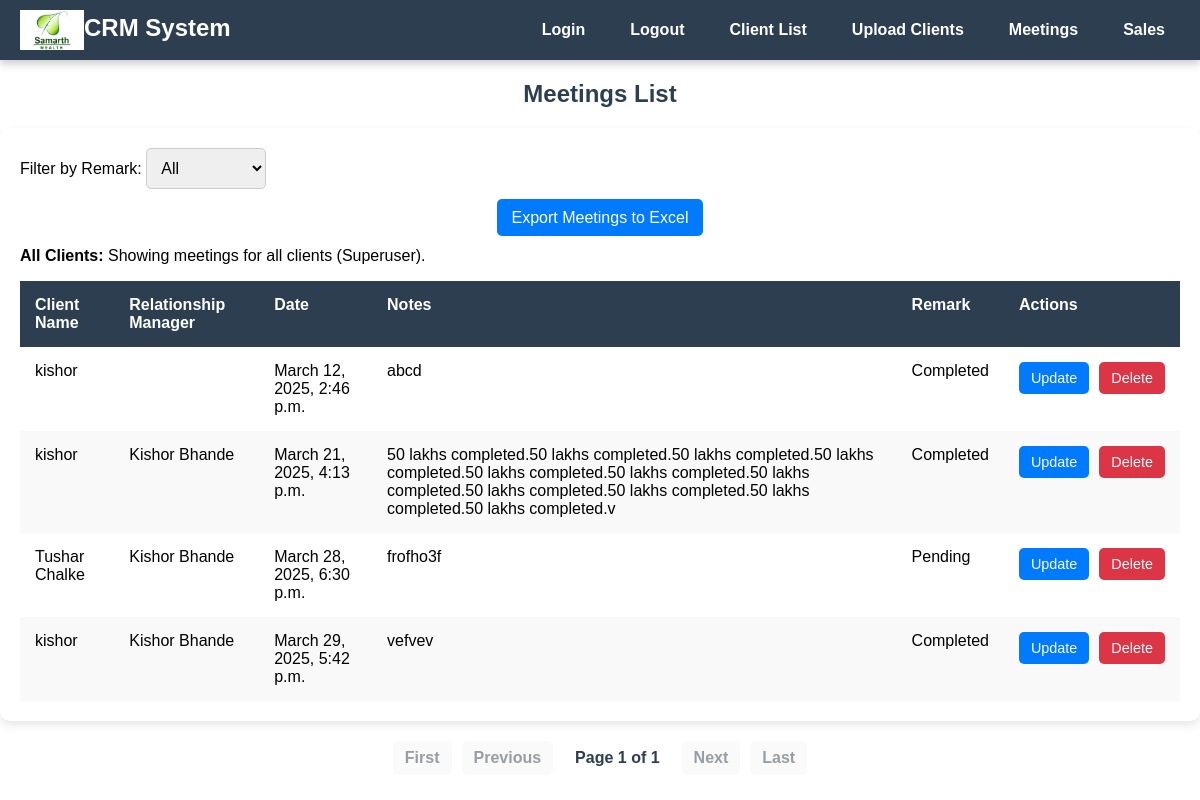
Screenshot of /meetings/ (signed in) with the database file from the repository.
### crm/models.py (models this page shows, shortened)
class Meeting(models.Model):
    client = models.ForeignKey(Client, on_delete=models.CASCADE, related_name='meetings')
    relationship_manager = models.ForeignKey(User, on_delete=models.SET_NULL, null=True, related_name='meetings')
    date = models.DateTimeField()
    notes = models.TextField()
    remark = models.CharField(
        max_length=255,
        choices=[('Completed', 'Completed'), ('Pending', 'Pending')],
        default='Pending'
    )

class Client(models.Model):
    name = models.CharField(max_length=255)
    email = models.EmailField()
    phone = models.CharField(max_length=15)
    pan = models.CharField(max_length=10, blank=True, null=True)  # Added PAN field
    relationship_manager = models.ForeignKey(
        User, on_delete=models.SET_NULL, null=True, related_name='clients'
    )

### crm/views.py (the view, shortened to what this page needs)
# urls.py: path('meetings/', views.meetings_list, name='meetings_list'),
@login_required
def meetings_list(request, client_id=None):
    filter_remark = request.GET.get('remark')  # Get the filter value from the query parameters
    if request.user.is_superuser:
        meetings = Meeting.objects.select_related('client', 'relationship_manager').all()
        client = None  # No specific client for superusers
    if filter_remark in ['Completed', 'Pending']:
        meetings = meetings.filter(remark=filter_remark)
    paginator = Paginator(meetings, 20)  # Show 20 meetings per page
    page_number = request.GET.get('page')
    page_obj = paginator.get_page(page_number)
    return render(request, 'crm/meetings_list.html', {
        'page_obj': page_obj,
        'client': client,
        'filter_remark': filter_remark  # Include the current filter value for the template
    })

### crm/templates/crm/meetings_list.html (shortened to what this page needs)
{% extends 'crm/base.html' %}
{% block content %}
<h2>Meetings List</h2>
<div class="table-container">
    <div class="filter-form">
        <form method="get" action="">
            <label for="remark">Filter by Remark:</label>
            <select name="remark" id="remark" onchange="this.form.submit()">
                <option value="">All</option>
            </select>
        </form>
    </div>
    {% if request.user.is_superuser %}
    <div class="export-buttons" style="text-align: center; margin-bottom: 20px;">
        <a href="{% url 'export_meetings' %}" style="background-color: #007bff; color: white; padding: 10px 15px; border-radius: 5px; text-decoration: none;">
            Export Meetings to Excel
        </a>
    </div>
    {% endif %}
    {% if client %}
        <p><strong>Client:</strong> {{ client.name }}</p>
        <a href="{% url 'add_meeting' client.id %}" class="add-meeting-btn">Add Meeting</a>
    {% else %}
        {% if request.user.is_superuser %}
            <p><strong>All Clients:</strong> Showing meetings for all clients (Superuser).</p>
        {% else %}
            <p><strong>Your Meetings:</strong> Showing all meetings assigned to you across all clients.</p>
        {% endif %}
    {% endif %}
    <table>
        <thead>
            <tr>
                <th>Client Name</th>
                <th>Relationship Manager</th>
                <th>Date</th>
                <th>Notes</th>
                <th>Remark</th>
                <th>Actions</th>
            </tr>
        </thead>
        <tbody>
            {% for meeting in page_obj %}
            <tr>
                <td>{{ meeting.client.name }}</td>
                <td>{{ meeting.relationship_manager.get_full_name }}</td>
                <td>{{ meeting.date }}</td>
                <td>{{ meeting.notes }}</td>
                <td>{{ meeting.remark }}</td>
                <td class="action-buttons">
                    <a href="{% url 'update_meeting' meeting.id %}" class="update">Update</a>
                    <a href="{% url 'delete_meeting' meeting.id %}" class="delete">Delete</a>
                </td>
            </tr>
            {% empty %}
            <tr>
                <td colspan="6" style="text-align: center;">No meetings found for the selected filter.</td>
            </tr>
            {% endfor %}
        </tbody>
    </table>
</div>
<div class="pagination">
    {% if page_obj.has_previous %}
        <a href="?page=1{% if filter_remark %}&remark={{ filter_remark }}{% endif %}">First</a>
        <a href="?page={{ page_obj.previous_page_number }}{% if filter_remark %}&remark={{ filter_remark }}{% endif %}">Previous</a>
    {% else %}
        <span class="disabled">First</span>
        <span class="disabled">Previous</span>
    {% endif %}
    <span>Page {{ page_obj.number }} of {{ page_obj.paginator.num_pages }}</span>
    {% if page_obj.has_next %}
        <a href="?page={{ page_obj.next_page_number }}{% if filter_remark %}&remark={{ filter_remark }}{% endif %}">Next</a>
        <a href="?page={{ page_obj.paginator.num_pages }}{% if filter_remark %}&remark={{ filter_remark }}{% endif %}">Last</a>
    {% else %}
        <span class="disabled">Next</span>
        <span class="disabled">Last</span>
    {% endif %}
</div>
{% endblock %}

### crm/templates/crm/base.html (shortened to what this page needs)
<!DOCTYPE html>
<html lang="en">
<head>
    {% load static %}
</head>
<body>
    <nav class="navbar">
        <div class="logo"><img src="{% static 'images/logo.png' %}" alt="CRM Logo" style="height: 40px; vertical-align: middle;">CRM System</div>
        <div class="links">
            <a href="{% url 'login' %}">Login</a>
            <a href="{% url 'logout' %}">Logout</a>
            <a href="{% url 'client_list' %}">Client List</a>
            {% if request.user.is_superuser %}
                <a href="{% url 'upload_clients' %}">Upload Clients</a>
            {% endif %}
            <a href="{% url 'meetings_list' %}">Meetings</a>
            <a href="{% url 'sales_list' %}">Sales</a>
        </div>
    </nav>
    <main>
        {% block content %}
        {% endblock %}
    </main>
</body>
</html>

### crm/templates/crm/base.html (style rules this page uses)
body { margin: 0; font-family: Arial, sans-serif; }
.navbar { background-color: #2c3e50; display: flex; justify-content: space-between; align-items: center; padding: 10px 20px; color: white; box-shadow: 0 4px 8px rgba(0, 0, 0, 0.2); }
.navbar a { color: white; text-decoration: none; padding: 8px 15px; font-weight: bold; transition: background-color 0.3s; }
.navbar .logo { font-size: 1.5rem; font-weight: bold; }
.navbar .links { display: flex; gap: 15px; }

### crm/templates/crm/meetings_list.html (style rules this page uses)
body { font-family: Arial, sans-serif; margin: 0; padding: 0; }
h2 { text-align: center; margin-top: 20px; color: #2c3e50; }
.table-container { max-width: 1200px; margin: 20px auto; padding: 20px; background: #ffffff; border-radius: 10px; box-shadow: 0 4px 10px rgba(0, 0, 0, 0.1); }
table { width: 100%; border-collapse: collapse; }
th, td { padding: 15px; text-align: left; vertical-align: top; }
th { background-color: #2c3e50; color: white; font-weight: bold; }
tr:nth-child(even) { background-color: #f9f9f9; }
.action-buttons { display: flex; gap: 10px; }
.action-buttons a { text-decoration: none; padding: 8px 12px; border-radius: 5px; font-size: 0.9rem; transition: background-color 0.3s; }
.action-buttons .update { background-color: #007bff; color: white; }
.action-buttons .delete { background-color: #dc3545; color: white; }
td { word-wrap: break-word; white-space: normal; }
.filter-form { margin-bottom: 20px; display: flex; justify-content: flex-start; gap: 20px; }
.filter-form select { padding: 10px; border-radius: 5px; font-size: 1rem; border: 1px solid #ccc; }
.pagination { text-align: center; margin: 20px 0; display: flex; justify-content: center; align-items: center; gap: 10px; }
.pagination span { padding: 8px 12px; font-weight: bold; color: #2c3e50; font-size: 1rem; border-radius: 5px; }
.pagination .disabled { background-color: #f8f9fa; color: #6c757d; box-shadow: none; cursor: not-allowed; opacity: 0.7; }

### rows the page displays
Meeting: client.name "kishor", date "March 12, 2025, 2:46 p.m.", notes "abcd", remark "Completed"
Meeting: client.name "kishor", relationship_manager.get_full_name "Kishor Bhande", date "March 21, 2025, 4:13 p.m.", notes "50 lakhs completed.50 lakhs completed.50 lakhs completed.50 lakhs completed.50 lakhs completed.50 lakhs completed.50 lakhs completed.50 lakhs completed.50 lakhs completed.50 lakhs completed.50 lakhs completed.v", remark "Completed"
Meeting: client.name "Tushar Chalke", relationship_manager.get_full_name "Kishor Bhande", date "March 28, 2025, 6:30 p.m.", notes "frofho3f", remark "Pending"
Meeting: client.name "kishor", relationship_manager.get_full_name "Kishor Bhande", date "March 29, 2025, 5:42 p.m.", notes "vefvev", remark "Completed"

### other values shown
{{ page_obj.number }} "1"
{{ page_obj.paginator.num_pages }} "1"
